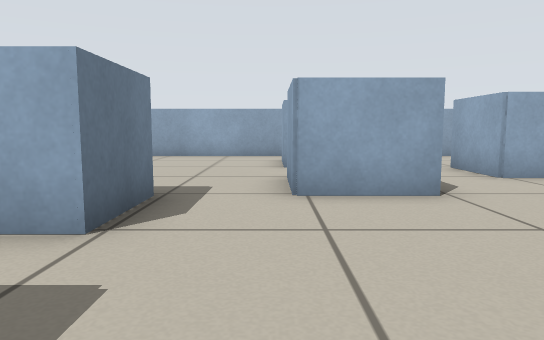
[1] (above)

19 first-person views from a walk through a robot-simulator world made for Stage. The camera is 0.46 m above the floor, tilts 6° down and sees 70° across. The lines on the ground mark 1 m squares. The floor is counted in squares, 0.5 m on a side. Each view is taken from the middle of a square. On the plan, view 1 faces up. The plan holds only what a view shows up to about 13 squares ahead; the rest is blank. Robots are left out.

[2]
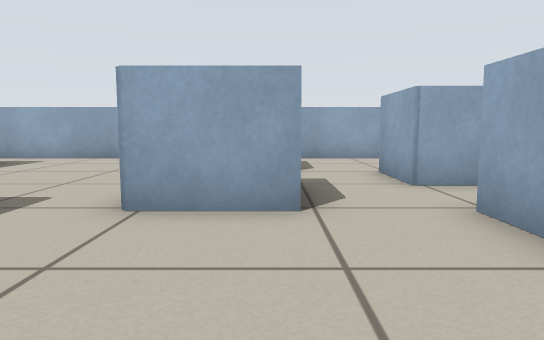

[3]
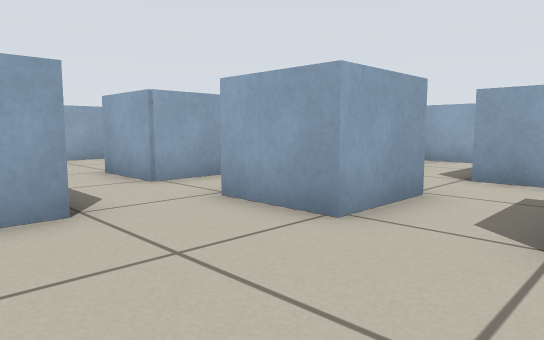

[4]
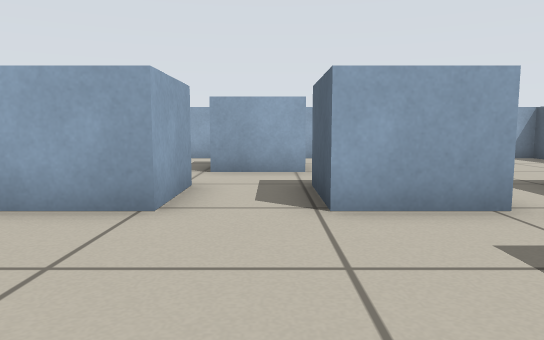

[5]
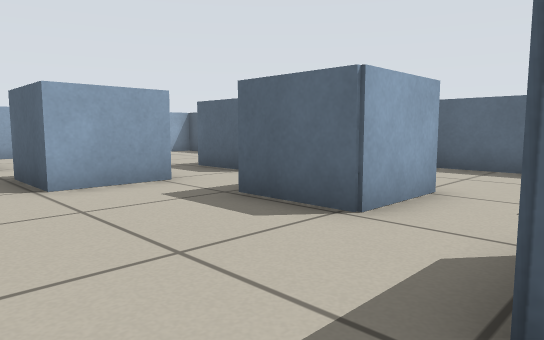

[6]
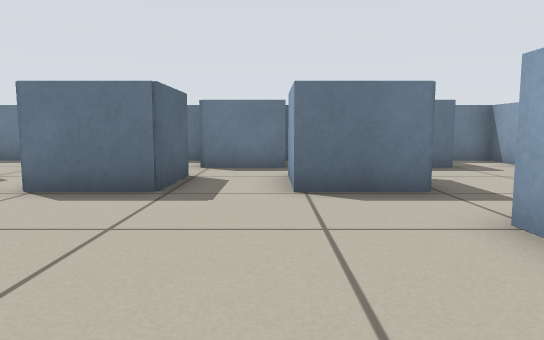

[7]
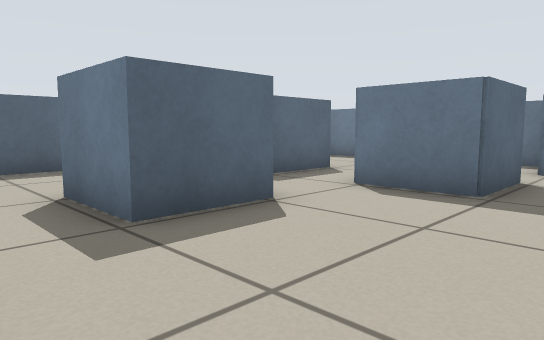

[8]
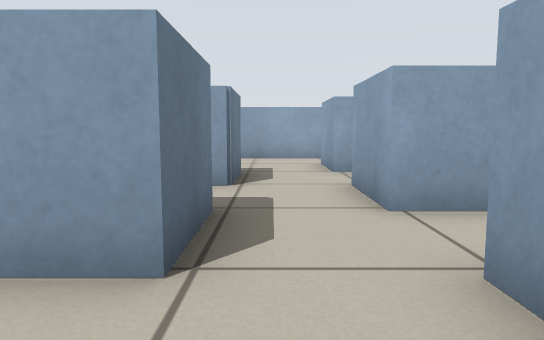

[9]
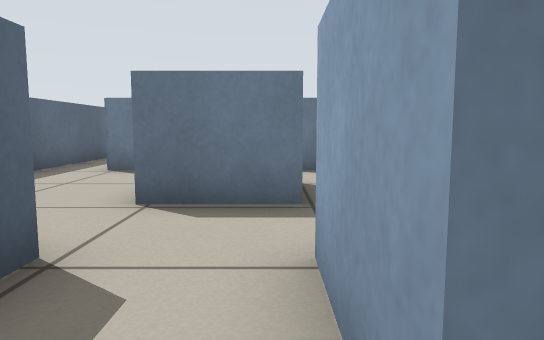

[10]
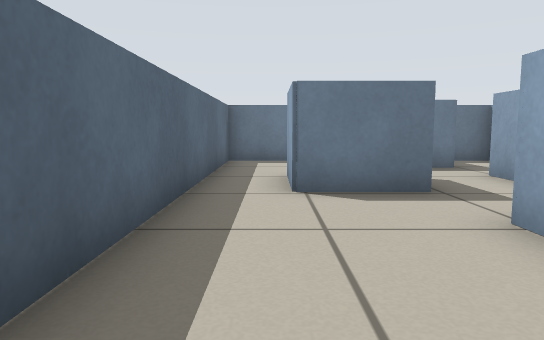

[11]
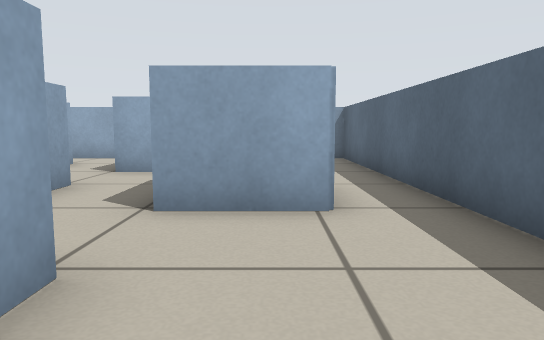

[12]
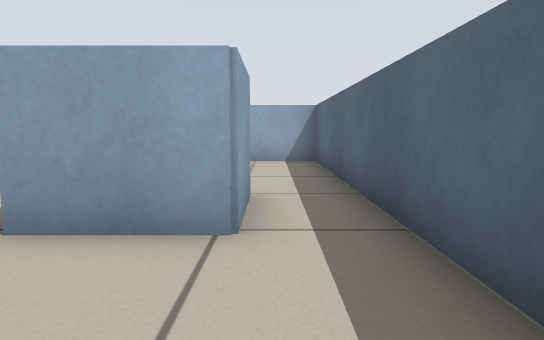

[13]
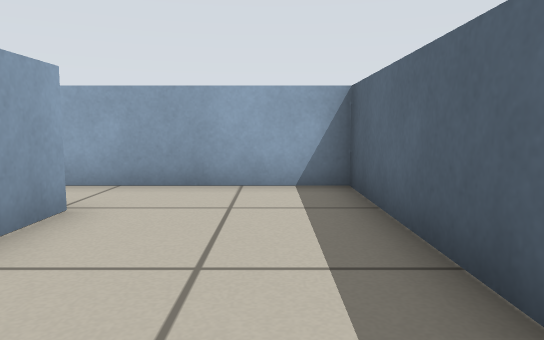

[14]
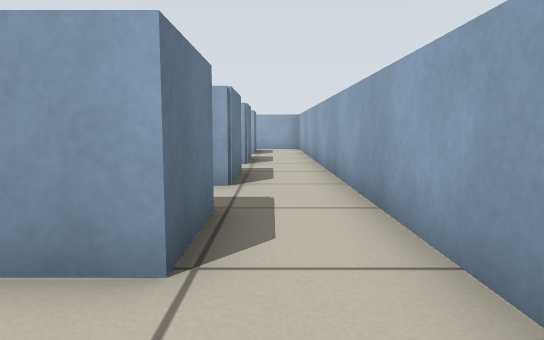

[15]
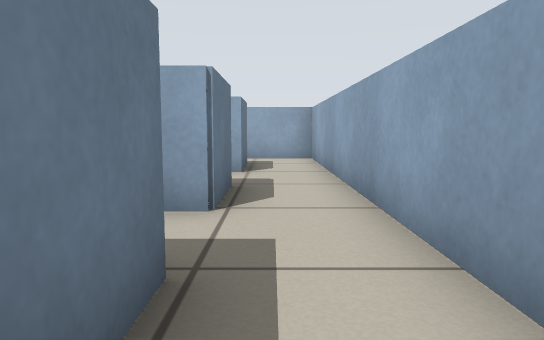

[16]
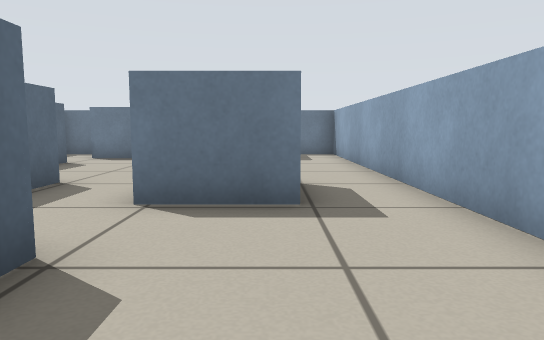

[17]
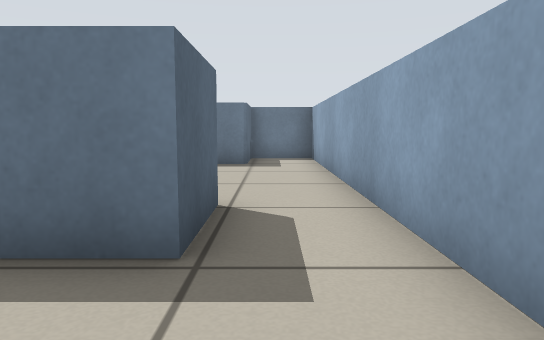

[18]
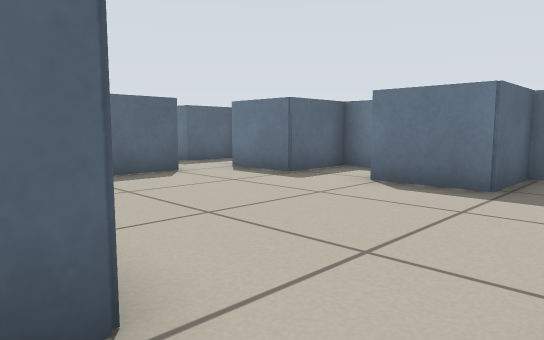

[19]
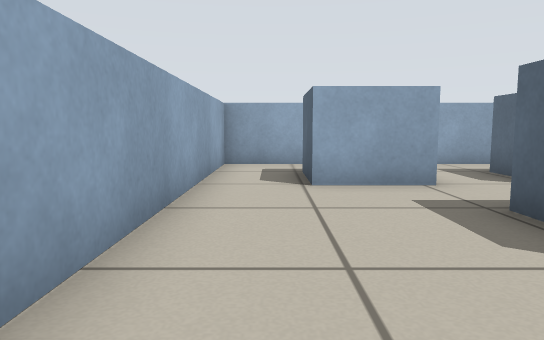

### Floor plan
Points are (right, up) in squares from view 1. A wall is a line through its corners. A room is listed if a view was taken in it or the views show most of it. See-through windows are left out.
Room 1 (views 1, 2, 3, 4, 5, 6, 7, 8, 9, 10, 11, 12, 13, 14, 15, 16, 17, 18, 19)
walls: (2.4, 5.3) (0.3, 5.3) (0.3, 7.3) (1.2, 7.3); (2.3, -0.6) (2.3, -2.7) (0.3, -2.7) (0.3, -0.6) (2.3, -0.6); (6.3, 5.4) (6.3, 3.3) (4.3, 3.3) (4.3, 5.4); (4.3, 7.3) (4.3, 9.3) (6.3, 9.3) (6.3, 7.3) (4.3, 7.3); (6.4, -0.7) (4.3, -0.7) (4.3, 1.3) (6.4, 1.3); (-1.6, 5.4) (-1.6, 3.3) (-3.8, 3.3); (8.3, 1.2) (8.3, 3.4); (-2.8, -0.7) (-3.8, -0.7); (8.3, -1.5) (8.3, -0.6); (-3.8, 1.3) (-1.6, 1.3) (-1.6, -0.8); (-3.8, 5.4) (-2.1, 5.4); (10.3, 3.4) (10.3, 1.2); (0.3, 9.8) (0.3, 11); (9.5, 7.3) (10.3, 7.3) (10.3, 5.3) (8.3, 5.3) (8.3, 7.4); (10.3, -0.6) (10.3, -2.7) (9.2, -2.7); (8.3, 9.3) (8.3, 11.3) (10.3, 11.3) (10.3, 9.3) (8.3, 9.3); (6.4, -4.7) (4.3, -4.7) (4.3, -2.7) (6.4, -2.7); (0.2, 11.3) (2.3, 11.3) (2.3, 9.2); (-3.8, -2.7) (-1.6, -2.7) (-1.6, -4.7) (-3.8, -4.7); (-5.2, -0.5) (-5.2, -1.2); (-7, 3.3) (-5.2, 3.3) (-5.2, 1.2); (-7.3, 1.4) (-7.3, 0.2); (-6, 9.3) (-7.3, 9.3) (-7.3, 7.3) (-5.2, 7.3) (-5.2, 5.2); (-7.3, -4.2) (-7.3, -6.3) (12.3, -6.3) (12.3, 13.3) (-7.3, 13.3) (-7.3, 11.3) (-5.2, 11.3) (-5.2, 9.2)

Positions as (right, up) in squares from view 1, and headings:
1: (0, 0), facing up
2: (2, 1), facing up
3: (1, 1), facing up-right
4: (0, 2), facing right
5: (-2, 3), facing down-right
6: (4, 3), facing left
7: (4, 3), facing down-left
8: (7, 1), facing up
9: (7, -1), facing left
10: (4, -5), facing left
11: (0, -4), facing right
12: (1, -5), facing right
13: (6, -5), facing right
14: (11, -5), facing up
15: (11, 1), facing up
16: (7, 11), facing left
17: (5, 12), facing left
18: (1, 13), facing down-left
19: (2, 12), facing right
